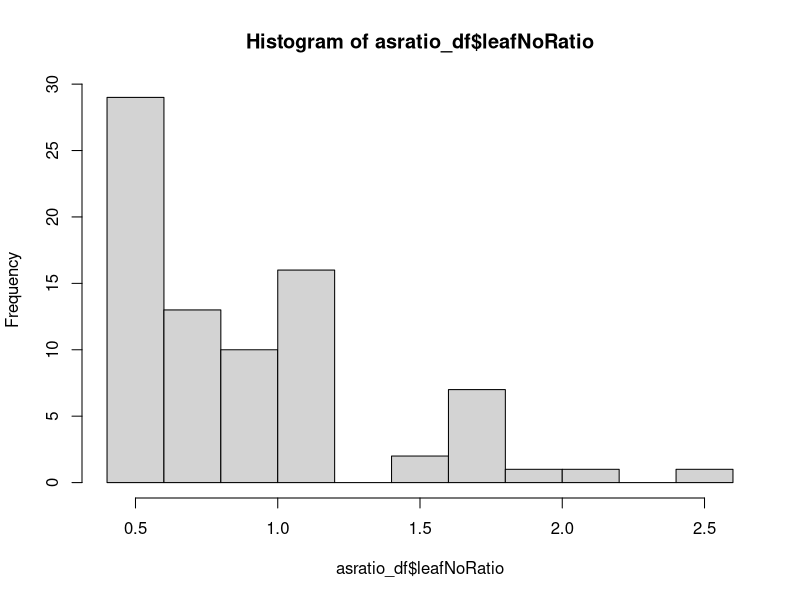
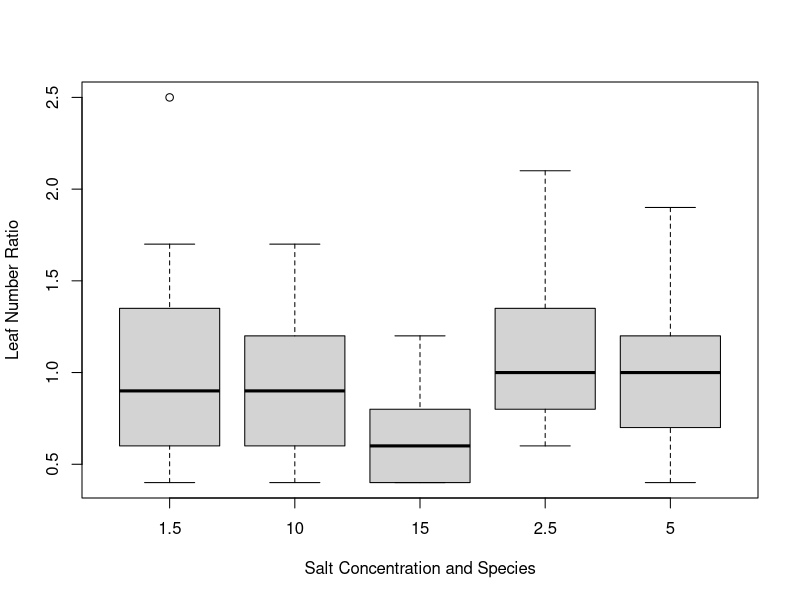
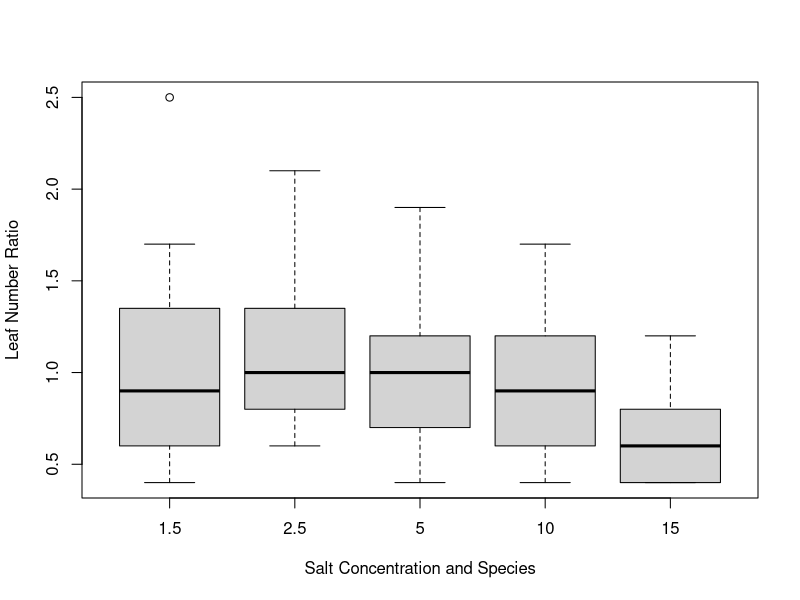
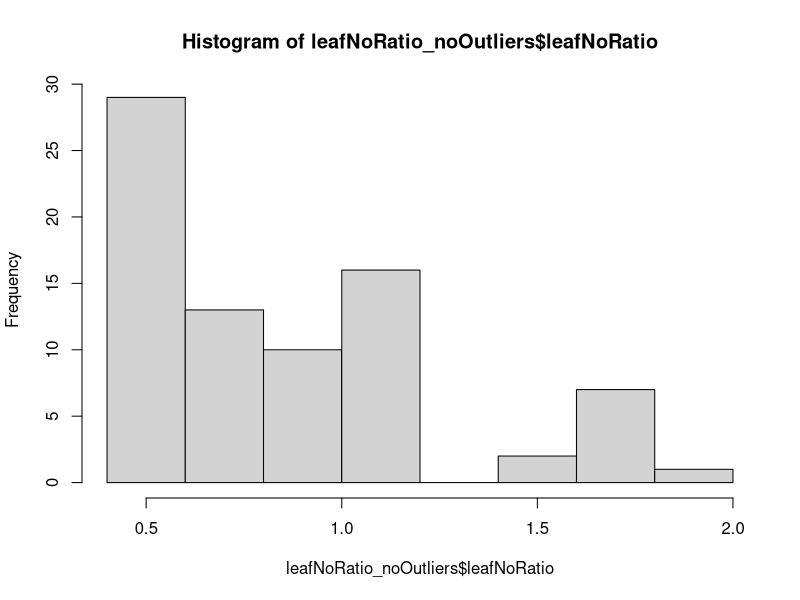
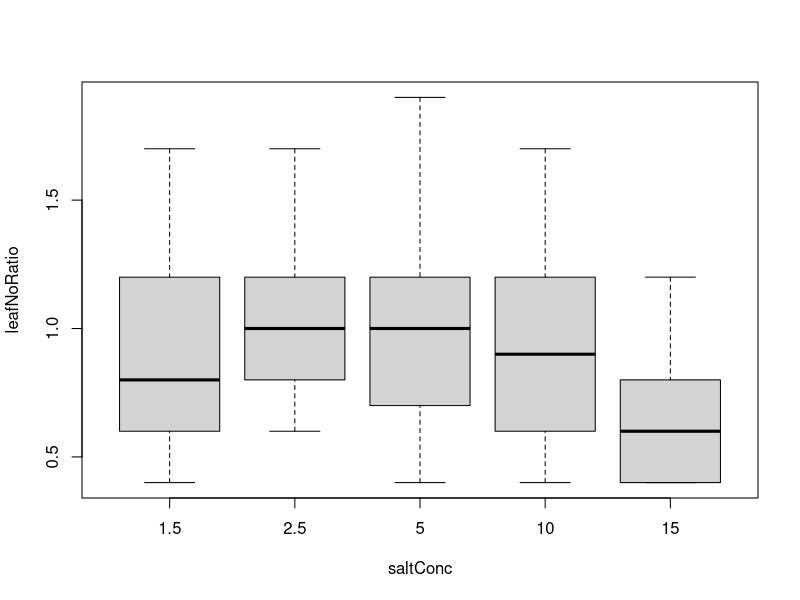
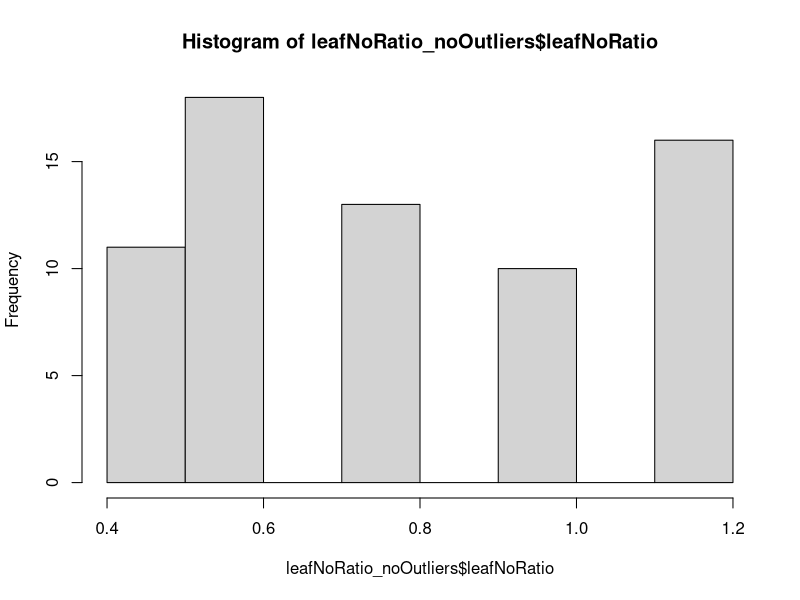
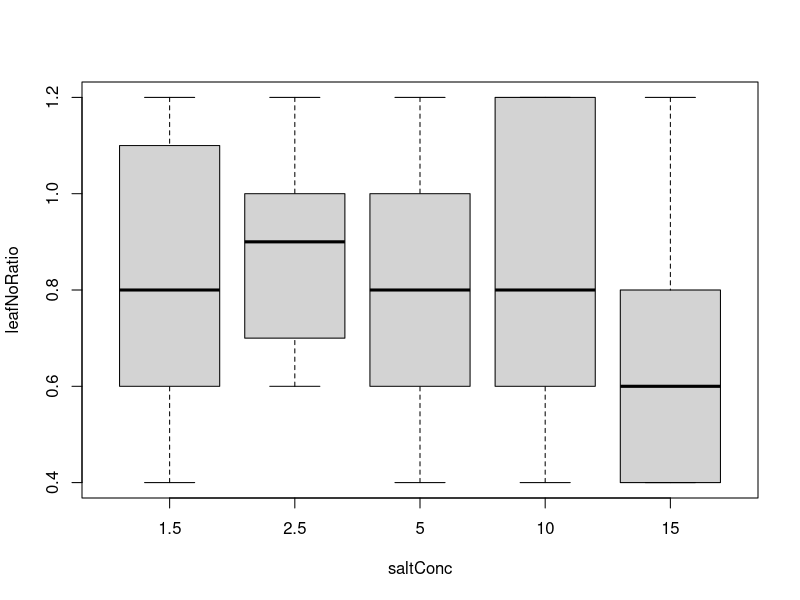
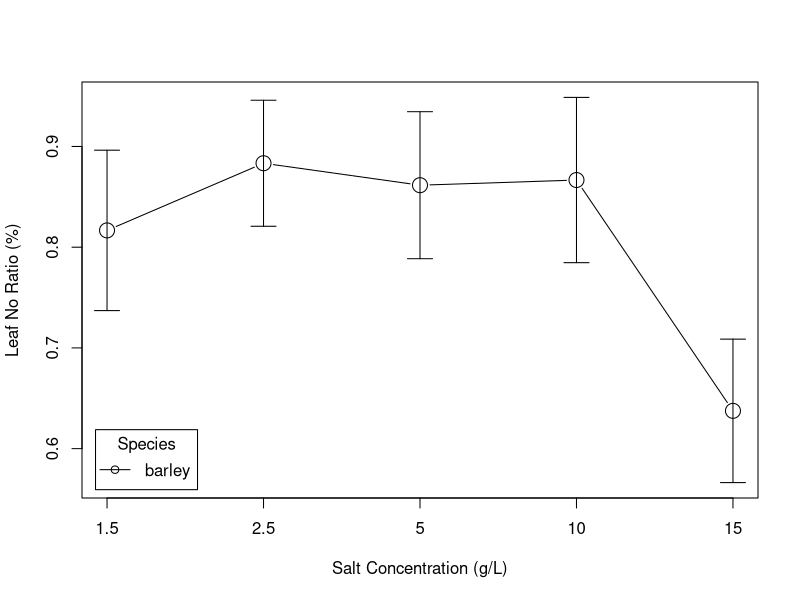

Recreate these plots in R, in order.
# ******************************************************************************

###                     Sof, Maddi and Rex' Salinity Workshop               ###

# ******************************************************************************

# ******************************************************************************

# Salinity Data Analysis ----------------

# ******************************************************************************

# first, we're going to clear the data from our global environment, so we have a 
# fresh start

rm(list = ls())


# Let's import our data. If working on a Flinders Uni computer, 
###put it on your U drive or you WILL lose all your work!

# the folder we are working in is called our "working directory". It is good 
# convention to keep everything you're working on in this folder. You can check 
# you're using the correct working directory by using 
getwd()

# if the working directory isn't the folder you want to use, you can use 
# setwd("xxxx enter filepath here xxx") # to set your working directory. 
# your data should be saved in your working directory folder. You can then easily
# access this data:

all_data <- na.omit(data.frame(read.csv("Salinity_data.csv")))  
# read.csv will import the data from our working directory
head(all_data) 
# note that we now have all_data in our global environment, which is ##### observations 
# of #### variables

# and we can check that everything looks right
str(all_data)
summary(all_data)

# To standardise our results, we have calculated each variable as 
# a ratio of the mean of the control. 
# We are going to analyse the response variables leaf_no_ratio, shoot_height_ratio, 
# root_length_ratio, fw_shoot_root_ratio, dw_shoot_root_ratio, shoot_moisture, and root_moisture.


# Before we get into it, let's make sure our data is formatted so that we can work 
# with it easily. This can be tedious, but saves time in the long run

# Let's assign all of the variables we're going to use to their own object. 

species <- all_data$species
saltConc <- as.character(all_data$salt_conc) 
# salt concentration would automatically be numerical, we want it to be character, because we're 
# using it as a categorical variable.
leafNoRatio <- all_data$leaf_no_ratio
shootHtRatio <- all_data$shoot_height_ratio
rootLnRatio <- all_data$root_length_ratio
fwShootRoot <- all_data$fw_shoot_root_ratio
dwShootRoot <- all_data$dw_shoot_root_ratio
shootMoist <- all_data$shoot_moisture
rootMoist <- all_data$root_moisture
totMoist <- all_data$total_moisture

# While we do this, we're going to exclude the controls for the "leaf number-", 
# "shoot height-" and "root length (ratio to control mean)" variables. We're going 
# to combine them into dataframes with the species and salt concentration
# because we want to make sure we have the same number of observations for each of these variables.

asratio_df1 <- cbind.data.frame(species, saltConc, leafNoRatio, shootHtRatio, rootLnRatio)
asratio_df <- asratio_df1[asratio_df1$saltConc>0,] 
# this will ensure that all salt concentrations in this dataframe are greater than 0
                             
# we can get the summary for any of these variables and see the datatypes, etc
summary(asratio_df)
str(asratio_df)

# and we can check how many replicates we have for each treatment
table(asratio_df$species, asratio_df$saltConc)

# and we'll just make a dataframe of the rest of the variables, because it makes 
# plotting easier down the track:
alldata_df <- cbind.data.frame(species, saltConc, fwShootRoot, dwShootRoot, 
                               shootMoist, rootMoist, totMoist)

### remember, we have TWO DATA FRAMES  - one with the ratios, one with the remainder of 
##the variables - which means that you don't find fwShootRoot in asratio_df, for example!

# Next, we need to perform some assumption testing. This is like checking in the 
# pantry to see what ingredients you have. If you have eggs, flour, milk, and sugar, 
# you can make a cake. If you have eggs, milk, bacon and cheese
# you can make an omelette. We want to do a one-way ANOVA, but we need to check 
# that we have all of the ingredients, first. 
# The assumptions (ingredients) of an ANOVA are:
#     > normally distributed data
#     > homogeneity of variances
#     > data are independent (we know our data are independent because the plants 
# were grown in their own pots, and don't influence each other either way.)


# Leaf Number as a Ratio of Control Mean ----------------------------------

# first, we're going to analyse the plant's leaf number as a ratio to the mean control in 
# response to salinity level.

# Let's check our assumptions:

### Assumption 1: data are normally distributed
# The central limit theorem tells us that When we have a sample size large enough 
# (n > 30), the sampling distribution will be normal, regardless of the distribution 
# of the data. However, it's good practice to report your assumption testing in 
# your statistical methods section. 
# We are going to use the Shapiro-Wilk method to test normality. 
# the null hypothesis is that sample distribution is normal. If the test is significant, 
# the distribution is non-normal. 
# If our p-value is > 0.05, we can assume that our data is normally distributed.

# We just extract the column needed from our relevant dataset, and we can do this 
# within the shapiro.test function
shapiro.test(asratio_df$leafNoRatio)
#Is this normal? 

# we can visually assess distribution using histograms 
hist(asratio_df$leafNoRatio)


# if we compare the results from our normality tests with our histograms, we can 
# see whether our data are normally distributed or how badly the data are not normal, in this case.

# Sometimes, to bring our data closer to normality, we can remove some outliers. In this year's experiments, it's particularly relevant because some plants grew so quick that they developed far more leaves than would be expected. You can see this in the histogram already.

# We need to explore this visually using boxplots, for both our species and our salt concentration. 

# we're going to use the package 'RcmdrMisc' to make some plots to visualise our group differences. This first needs
#installing like so:

#install.packages("RcmdrMisc")
library(RcmdrMisc)
library(dplyr)
library(ggpubr)


#plot leaf number as ratio to control mean by groups "salt concentration"
# colour box plot by second group "species"

boxplot(leafNoRatio ~ saltConc, data = asratio_df,
        xlab = "Salt Concentration and Species",
        ylab = "Leaf Number Ratio"
        ) ### Here the data on the x-axis is out of order, 
          ###so we will re-arrange the data

# Define the desired order for saltConc
desired_salt_order <- c("1.5", "2.5", "5", "10", "15")
#Reorder the factor levels in the data frame
asratio_df$saltConc <- factor(asratio_df$saltConc, levels = desired_salt_order)
#Verify the new order
levels(asratio_df$saltConc)

boxplot(leafNoRatio ~ saltConc, data = asratio_df,
        xlab = "Salt Concentration and Species",
        ylab = "Leaf Number Ratio"
)

# In this case, we can see that there are some outliers present. Generally, outliers
# are classed as numbers outside of 1.5 * the interquartile range. 
# we are going to remove these outliers. Make sure to give justification for this removal in your methods section.

# first, we work out what our first and third quartiles are for our data:
quartiles <- quantile(asratio_df$leafNoRatio, probs=c(.25, .75), na.rm = FALSE)
# and determine the interquartile range (IQR) 
IQR <- IQR(asratio_df$leafNoRatio)

# Then we find our lower and upper limits:
Lower <- quartiles[1] - 1.5*IQR
Upper <- quartiles[2] + 1.5*IQR 

# and reassign any data above the lower threshold and below the upper threshold to a new dataframe, 
# which we will use for the analysis.
leafNoRatio_noOutliers <- filter(asratio_df, leafNoRatio > Lower & leafNoRatio < Upper )


# let's check how many replicates we have for each, now

table(leafNoRatio_noOutliers$species, leafNoRatio_noOutliers$saltConc)

# After relevant outliers are removed, we can then re-test for normality using our Shapiro-Wilk tests.
shapiro.test(leafNoRatio_noOutliers$leafNoRatio)

# we still have a significant p-value, but let's check out our histogram and plot data points
hist(leafNoRatio_noOutliers$leafNoRatio)

desired_salt_order <- c("1.5", "2.5", "5", "10", "15")
leafNoRatio_noOutliers$saltConc <- factor(leafNoRatio_noOutliers$saltConc, levels = desired_salt_order)
levels(leafNoRatio_noOutliers$saltConc)

boxplot(leafNoRatio ~ saltConc, data = leafNoRatio_noOutliers, 
        xlab = "saltConc",
        ylab = "leafNoRatio"
)

# looks pa bit better but the histogram shows us that there are clearly some huge outliers above 1.4 that are probably still plants that underwent a growth spurt that made their leaf growth totally different to the othe plants. These are not comparable to all the other plants, which is why we here decide to remove them. 

#NB: we don't remove the outliers because they are inconvenient - we have a good biological reason to exclude them. It is extremely important to be transparent and have a good reason for outlier removal, otherwise you are just massaging your data! So make sure you include the reason for the removal in your write-up.

leafNoRatio_noOutliers <- filter(asratio_df, leafNoRatio < 1.4 )

# Re-test for normality using our Shapiro-Wilk tests. It's still not great
shapiro.test(leafNoRatio_noOutliers$leafNoRatio)

# But our histogram now shows that the values are all more or less part of the same distribution. Because ANOVAs are relatively robust to violations of non-normality, we will choose to continue here but just make sure you mention that the normality criterion was violated.
hist(leafNoRatio_noOutliers$leafNoRatio)

boxplot(leafNoRatio ~ saltConc, data = leafNoRatio_noOutliers, 
        xlab = "saltConc",
        ylab = "leafNoRatio"
)


### Assumption 2: variances are homogeneous

# the Levene's test for Homogeneity of Variance (in the 'car' package) will tell us if our variances are homogeneous - 
# that is, that all population variances are equal. A p - value < 0.05 will suggest that variances are significantly 
# different and that this assumption has been violated
# install.packages("car")
library(car) # access the car package

#run the test. Again, the test is highly significant but there is not much we can do about this. We will report these data as having violated both assumptions and keep going with that precaution.
leveneTest(leafNoRatio ~ species*saltConc, data = leafNoRatio_noOutliers)

### one-way ANOVA

# now that we have the ingredients (kind of), let's bake our lovely ANOVA cake!
# the null hypotheses for a one-way ANOVA are:
#       > there is no _difference_ in the means of factor A (barley and what don't have different mean leaf numbers)
#       > there is no _difference_ in the means of factor B (plants don't have different mean leaf numbers across salt concentrations)
#       > there is no _interaction_ between factor A and B. (i.e. the difference in leaf numbers in a salt concentration does not depend on whether we are looking at barley or wheat)
# if the p-value for our ANOVA is <0.05, we reject the null, and find that there 
# is a significant difference or interaction.
# If you get the following error "Error in leafNoRatio ~ saltConc : non-numeric argument to binary operator"
# you need to run this code: leafNoRatio_noOutliers$saltConc <- as.numeric(leafNoRatio_noOutliers$saltConc)

leafno.aov <- aov(leafNoRatio ~ saltConc, data = leafNoRatio_noOutliers)
summary(leafno.aov)


 # But what does this mean? To get a feeling for this, we can generate some summary statistics for our response data, depending on our two factors. This has nothing to do with the ANOVA but it allows you to look at the magnitudes of difference between means.
require("dplyr")
group_by(leafNoRatio_noOutliers, species, saltConc) %>%
  summarise(count = n(),mean = mean(leafNoRatio, na.rm = TRUE),
            sd = sd(leafNoRatio, na.rm = TRUE))

# the ANOVA tells us that there are differences group means, but we don't know 
# which pairs of groups are different. We can use a Tukey multiple pairwise comparisons 
# test to see where these differences lie. Since we only have two species, 
# only need to do this for our salt concentrations:


TukeyHSD(leafno.aov, which = "saltConc")
# when interpreting the output, diff: difference between means of the two groups, 
# lwr & upr: the lower and the upper end point of the confidence interval at 95%, 
# p adj: p-value after adjustment for the multiple comparisons.


### let's graph it!

# To visualise our data (and for our report), we need to generate a means plot.
# we are going to plot our response variable by groups "saltConc"
# we add error bars using error.bars="se"
# we can explore the options for our plot using the help for plotMeans (just type ?plotmeans into the console), 
# (optionally!) you can have a play and see what you think shows your results the best!

plotMeans(leafNoRatio_noOutliers$leafNoRatio,
          leafNoRatio_noOutliers$saltConc,
          leafNoRatio_noOutliers$species,
          error.bars = "se",
          xlab = ("Salt Concentration (g/L)"),
          ylab = ("Leaf No Ratio (%)"),
          main=(""),
          legend.pos = "bottomleft",
          legend.lab = "Species"
          )



# once we're happy with our plot, we click "export" and save it in our working folder.


# Congratulations! You've now gone through ALL code you will need to use for this prac!
# The next analyses use exactly the same functions as for the leafNoRatio variable. The
#code will now have fewer and fewer comments as you get more used to repeating the same
#analyses.

# Root length as a Ratio of Control Mean ----------------------------------

# Let's check our assumptions:

### Assumption 1: data are normally distributed
# let's do a shapiro-wilk test of normality on our rootLnRatio variable
shapiro.test(asratio_df$rootLnRatio)

# If the Sig. value of the Shapiro-Wilk Test is greater than 0.05, the data is normal. 
# If it is below 0.05, the data significantly deviate from a normal distribution.

# we can visually assess distribution using histograms 
hist(asratio_df$rootLnRatio)

# if we compare the results from our normality tests with our histograms, we can 
# see whether our data are normally distributed. In this case, the histogram looks pretty normal even though the normality test doesn't. 

# So it is worth testing for outliers again for both our species and our salt concentration. 

# plot root length as a ratio to control mean by groups "salt concentration"
# colour box plot by second group "species"


boxplot(rootLnRatio ~ saltConc, data = leafNoRatio_noOutliers, 
        xlab = "saltConc",
        ylab = "rootLnRatio"
)

# In this case, we can see that there are some outliers present. Generally, outliers
# are classed as numbers outside of 1.5 * the interquartile range. 
# we are going to remove these outliers. Make sure to give justification for this removal in your methods section.

# first, we work out what our first and third quartiles are for our data:
quartiles <- quantile(asratio_df$rootLnRatio, probs=c(.25, .75), na.rm = FALSE) 
# and determine the interquartile range (IQR)
IQR <- IQR(asratio_df$rootLnRatio)

# Then we find our lower and upper limits:
Lower <- quartiles[1] - 1.5*IQR
Upper <- quartiles[2] + 1.5*IQR 

# and reassign any data above the lower threshold and below the upper threshold to a new dataframe, 
# which we will use for the analysis.
rootLnRatio_noOutliers <- filter(asratio_df, rootLnRatio > Lower & rootLnRatio < Upper )

# After relevant outliers are removed, we can then re-test for normality using our Shapiro-Wilk tests.
shapiro.test(rootLnRatio_noOutliers$rootLnRatio)

# And double check using a histogram - this is now looking OK and we'll again note that we expect the ANOVA to be robust to the violation of normality because the data are at least clearly part of a coherent distribution.
hist(rootLnRatio_noOutliers$rootLnRatio)

# and have another look at our new boxplots:

boxplot(rootLnRatio ~ saltConc, data = rootLnRatio_noOutliers, 
        xlab = "saltConc",
        ylab = "rootLnRatio"
)

#We still clearly have some very high and very low outliers. But it would be a bit intransparent to just take them out, since there is no good reason to do so. We will therefore leave them here and continut.

table(rootLnRatio_noOutliers$species, rootLnRatio_noOutliers$saltConc)

### Assumption 2: variances are homogeneous

# Let's do our levene's test

leveneTest(rootLnRatio ~ species*as.character(saltConc), data = rootLnRatio_noOutliers)

# The variance is homogenous - phew - we're good to go!

### two-way ANOVA

rootLn.aov <- aov(rootLnRatio ~ saltConc, data = rootLnRatio_noOutliers)
summary(rootLn.aov)


# we can generate some summary statistics for our response data, depending on our two factors:

group_by(rootLnRatio_noOutliers, species, saltConc) %>%
  summarise(count = n(),mean = mean(rootLnRatio, na.rm = TRUE),
            sd = sd(rootLnRatio, na.rm = TRUE))

# Tukey's HSD will tell is where the differences between groups are

TukeyHSD(rootLn.aov, which = "saltConc")


### let's graph it!

plotMeans(rootLnRatio_noOutliers$rootLnRatio,
          rootLnRatio_noOutliers$saltConc,
          rootLnRatio_noOutliers$species,
          error.bars = "se",
          xlab = ("Salt Concentration (g/L)"),
          ylab = ("Root Length Ratio (%)"),
          main=(""),
          legend.pos = "bottomleft",
          legend.lab = "Species"
)


#Here you can also see that the outliers are not looking like they are obscuring a very clear picture. So, all good.

# don't forget to export your plot

# Shoot height as a Ratio of Control Mean ----------------------------------

# Let's check our assumptions:

### Assumption 1: data are normally distributed
# let's do a shapiro-wilk test of normality on our shoot height ratio variable
shapiro.test(asratio_df$shootHtRatio)

#What does this result mean?

# we can visually assess distribution using histograms 
hist(asratio_df$shootHtRatio)

# Let's look a little closer using boxplots:

boxplot(shootHtRatio ~ saltConc, data = asratio_df, 
        xlab = "saltConc",
        ylab = "shootHtRatio"
)

# Clearly some outliers, let's see if any of them are outside the IQR:

quartiles <- quantile(asratio_df$shootHtRatio, probs=c(.25, .75), na.rm = FALSE) 
IQR <- IQR(asratio_df$shootHtRatio)

Lower <- quartiles[1] - 1.5*IQR
Upper <- quartiles[2] + 1.5*IQR 

shootHtRatio_noOutliers <- filter(asratio_df, shootHtRatio > Lower & shootHtRatio < Upper )

# now we check again:
shapiro.test(shootHtRatio_noOutliers$shootHtRatio)
hist(shootHtRatio_noOutliers$shootHtRatio)
boxplot(shootHtRatio ~ saltConc, data = shootHtRatio_noOutliers, 
        xlab = "saltConc",
        ylab = "shootHtRatio"
)

#What do you notice here? Make sure you put this into your write-up!
table(shootHtRatio_noOutliers$species, shootHtRatio_noOutliers$saltConc)

# we still have some skew, and our shapiro-wilk test tells us that our data is not normal.
# however, since ANOVA are robust to deviations from normality, we will proceed and check 
# our next assumption:

### Assumption 2: variances are homogeneous
# Let's do our levene's test
leveneTest(shootHtRatio ~ species*as.character(saltConc), data =shootHtRatio_noOutliers)

# and we're good to go!

### one-way ANOVA


shootHt.aov <- aov(shootHtRatio ~ saltConc, data = shootHtRatio_noOutliers)
summary(shootHt.aov)

# summary statistics:
group_by(shootHtRatio_noOutliers, species, saltConc) %>%
  summarise(count = n(),mean = mean(shootHtRatio, na.rm = TRUE),
            sd = sd(shootHtRatio, na.rm = TRUE))

# Tukey's HSD will tell is where the differences between groups are

TukeyHSD(shootHt.aov, which = "saltConc")


### let's graph it!
plotMeans(shootHtRatio_noOutliers$shootHtRatio,
          shootHtRatio_noOutliers$saltConc,
          shootHtRatio_noOutliers$species,
          error.bars = "se",
          xlab = ("Salt Concentration (g/L)"),
          ylab = ("Shoot Height Ratio (%)"),
          main=(""),
          legend.pos = "bottomleft",
          legend.lab = "Species"
)

# don't forget to export your plot

### from here, you can either use your newfound knowledge to analyse the remaining five
### variables (this will put you in the running for an HD) or open and run the file 
### "workshop1_salinitycont.R" to work through our code.

###DO NOT CREATE A NEW FILE OR READ IN NEW DATA. JUST KEEP WORKING FROM THE BOTTOM OF THIS CODE ONWARDS. 
###REMEMBER THAT THE RATIOS AND THE REMAINING VARIABLES ARE IN DIFFERENT DATA FRAMES. IF YOU GET ERRORS, IT MIGHT BE THAT YOU ARE USING THE WRONG DATA FRAME.

### good luck!
